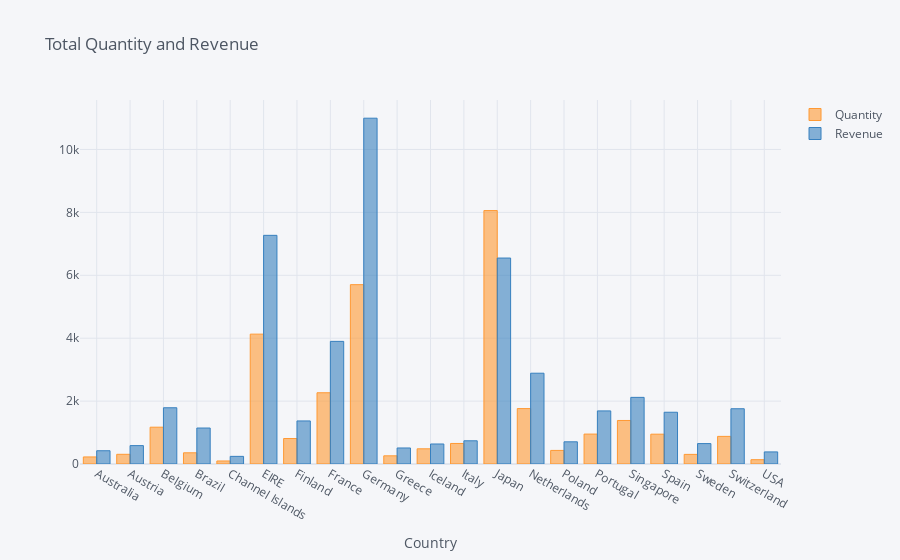

Source (notebook cell):
### Code cell
data.iplot(kind='bar', xTitle='Country', title='Total Quantity and Revenue')

### Figure 1 — Plotly figure (JSON) as saved in the notebook; plotly's stock layout.template omitted (floating-point values rounded to 4 significant figures)
{"data": [{"marker": {"color": "rgba(255, 153, 51, 0.6)", "line": {"color": "rgba(255, 153, 51, 1.0)", "width": 1}}, "name": "Quantity", "orientation": "v", "text": "", "type": "bar", "x": ["Australia", "Austria", "Belgium", "Brazil", "Channel Islands", "EIRE", "Finland", "France", "Germany", "Greece", "Iceland", "Italy", "Japan", "Netherlands", "Poland", "Portugal", "Singapore", "Spain", "Sweden", "Switzerland", "USA"], "y": [224, 308, 1170, 356, 96, 4129, 810, 2265, 5702, 260, 483, 653, 8058, 1762, 432, 951, 1384, 948, 306, 878, 137]}, {"marker": {"color": "rgba(55, 128, 191, 0.6)", "line": {"color": "rgba(55, 128, 191, 1.0)", "width": 1}}, "name": "Revenue", "orientation": "v", "text": "", "type": "bar", "x": ["Australia", "Austria", "Belgium", "Brazil", "Channel Islands", "EIRE", "Finland", "France", "Germany", "Greece", "Iceland", "Italy", "Japan", "Netherlands", "Poland", "Portugal", "Singapore", "Spain", "Sweden", "Switzerland", "USA"], "y": [421.6, 584.8, 1788.0, 1144.0, 243, 7270.0, 1369.0, 3899.0, 10990.0, 509.7, 636.2, 737.8, 6548.0, 2887.0, 705.8, 1688.0, 2119.0, 1646.0, 649.1, 1757.0, 383.9]}], "layout": {"legend": {"bgcolor": "#F5F6F9", "font": {"color": "#4D5663"}}, "paper_bgcolor": "#F5F6F9", "plot_bgcolor": "#F5F6F9", "title": {"font": {"color": "#4D5663"}, "text": "Total Quantity and Revenue"}, "xaxis": {"gridcolor": "#E1E5ED", "showgrid": true, "tickfont": {"color": "#4D5663"}, "title": {"font": {"color": "#4D5663"}, "text": "Country"}, "zerolinecolor": "#E1E5ED"}, "yaxis": {"gridcolor": "#E1E5ED", "showgrid": true, "tickfont": {"color": "#4D5663"}, "title": {"font": {"color": "#4D5663"}, "text": ""}, "zerolinecolor": "#E1E5ED"}}}
